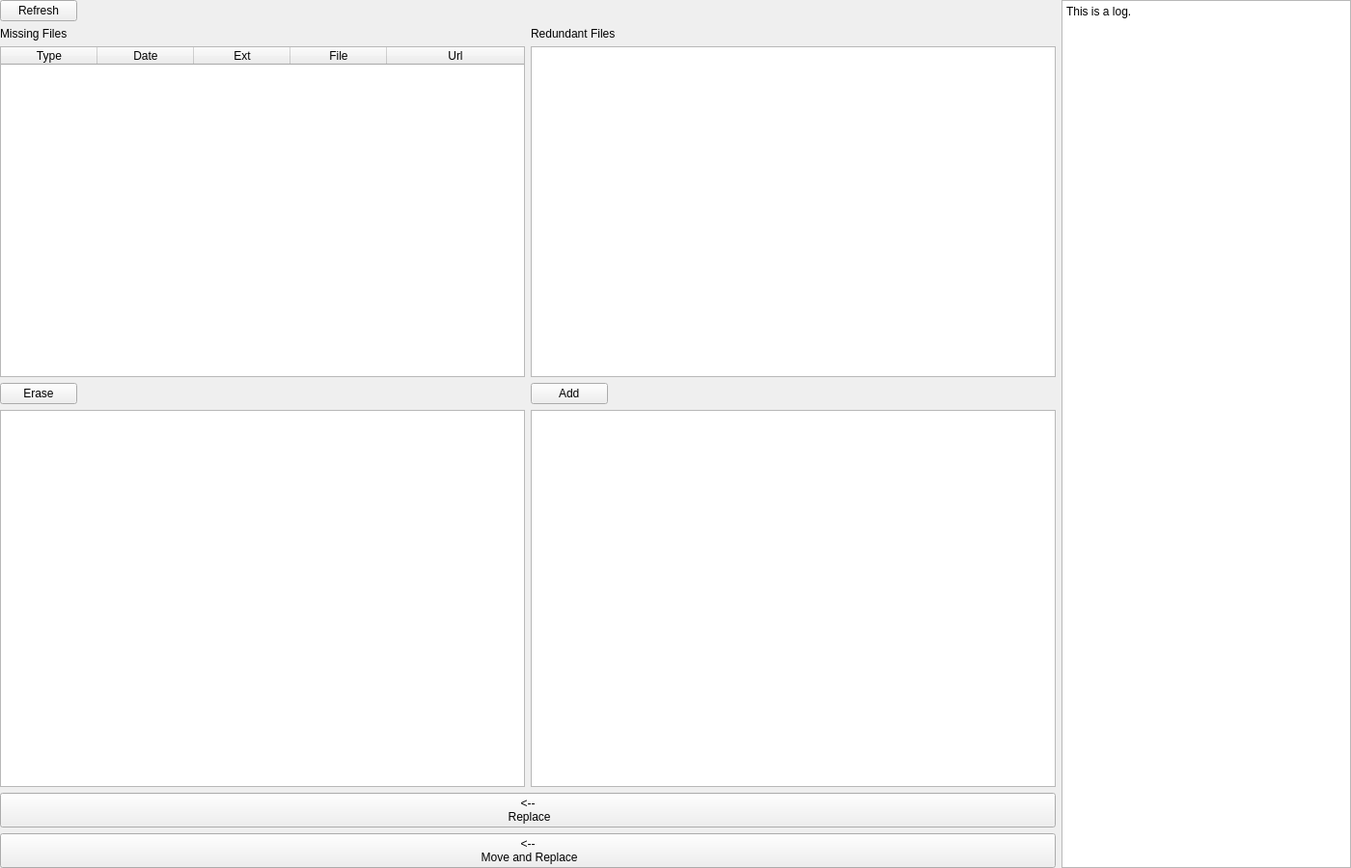
<?xml version="1.0" encoding="UTF-8"?>
<ui version="4.0">
 <class>LibraryCheck</class>
 <widget class="QWidget" name="LibraryCheck">
  <property name="geometry">
   <rect>
    <x>0</x>
    <y>0</y>
    <width>1400</width>
    <height>900</height>
   </rect>
  </property>
  <property name="minimumSize">
   <size>
    <width>1400</width>
    <height>900</height>
   </size>
  </property>
  <property name="windowTitle">
   <string>LibraryCheck</string>
  </property>
  <layout class="QHBoxLayout" name="horizontalLayout_14">
   <property name="leftMargin">
    <number>0</number>
   </property>
   <property name="topMargin">
    <number>0</number>
   </property>
   <property name="rightMargin">
    <number>0</number>
   </property>
   <property name="bottomMargin">
    <number>0</number>
   </property>
   <item>
    <layout class="QVBoxLayout" name="verticalLayout_12">
     <item>
      <widget class="QPushButton" name="pushButton_refresh">
       <property name="sizePolicy">
        <sizepolicy hsizetype="Fixed" vsizetype="Fixed">
         <horstretch>0</horstretch>
         <verstretch>0</verstretch>
        </sizepolicy>
       </property>
       <property name="text">
        <string> Refresh </string>
       </property>
      </widget>
     </item>
     <item>
      <layout class="QHBoxLayout" name="horizontalLayout_13">
       <item>
        <layout class="QVBoxLayout" name="verticalLayout_8">
         <item>
          <widget class="QLabel" name="label_2">
           <property name="sizePolicy">
            <sizepolicy hsizetype="Preferred" vsizetype="Fixed">
             <horstretch>0</horstretch>
             <verstretch>0</verstretch>
            </sizepolicy>
           </property>
           <property name="text">
            <string>Missing Files</string>
           </property>
          </widget>
         </item>
         <item>
          <widget class="QTableWidget" name="missing">
           <property name="minimumSize">
            <size>
             <width>300</width>
             <height>0</height>
            </size>
           </property>
           <property name="editTriggers">
            <set>QAbstractItemView::NoEditTriggers</set>
           </property>
           <property name="tabKeyNavigation">
            <bool>false</bool>
           </property>
           <property name="dragDropOverwriteMode">
            <bool>false</bool>
           </property>
           <property name="dragDropMode">
            <enum>QAbstractItemView::DragOnly</enum>
           </property>
           <property name="defaultDropAction">
            <enum>Qt::MoveAction</enum>
           </property>
           <property name="selectionBehavior">
            <enum>QAbstractItemView::SelectRows</enum>
           </property>
           <attribute name="horizontalHeaderStretchLastSection">
            <bool>true</bool>
           </attribute>
           <attribute name="verticalHeaderVisible">
            <bool>false</bool>
           </attribute>
           <column>
            <property name="text">
             <string>Type</string>
            </property>
           </column>
           <column>
            <property name="text">
             <string>Date</string>
            </property>
           </column>
           <column>
            <property name="text">
             <string>Ext</string>
            </property>
           </column>
           <column>
            <property name="text">
             <string>File</string>
            </property>
           </column>
           <column>
            <property name="text">
             <string>Url</string>
            </property>
           </column>
          </widget>
         </item>
         <item>
          <widget class="QPushButton" name="pushButton_erase">
           <property name="sizePolicy">
            <sizepolicy hsizetype="Fixed" vsizetype="Fixed">
             <horstretch>0</horstretch>
             <verstretch>0</verstretch>
            </sizepolicy>
           </property>
           <property name="text">
            <string> Erase </string>
           </property>
          </widget>
         </item>
        </layout>
       </item>
       <item>
        <layout class="QVBoxLayout" name="verticalLayout_9">
         <item>
          <widget class="QLabel" name="label_3">
           <property name="text">
            <string>Redundant Files</string>
           </property>
          </widget>
         </item>
         <item>
          <widget class="QListWidget" name="redundant">
           <property name="minimumSize">
            <size>
             <width>300</width>
             <height>0</height>
            </size>
           </property>
           <property name="editTriggers">
            <set>QAbstractItemView::NoEditTriggers</set>
           </property>
           <property name="dragDropMode">
            <enum>QAbstractItemView::DragOnly</enum>
           </property>
           <property name="defaultDropAction">
            <enum>Qt::MoveAction</enum>
           </property>
           <property name="selectionMode">
            <enum>QAbstractItemView::ExtendedSelection</enum>
           </property>
          </widget>
         </item>
         <item>
          <widget class="QPushButton" name="pushButton_add">
           <property name="sizePolicy">
            <sizepolicy hsizetype="Fixed" vsizetype="Fixed">
             <horstretch>0</horstretch>
             <verstretch>0</verstretch>
            </sizepolicy>
           </property>
           <property name="text">
            <string> Add </string>
           </property>
          </widget>
         </item>
        </layout>
       </item>
      </layout>
     </item>
     <item>
      <layout class="QHBoxLayout" name="horizontalLayout_12">
       <item>
        <layout class="QVBoxLayout" name="verticalLayout_10">
         <item>
          <widget class="QTableWidget" name="left">
           <property name="minimumSize">
            <size>
             <width>300</width>
             <height>0</height>
            </size>
           </property>
           <property name="editTriggers">
            <set>QAbstractItemView::NoEditTriggers</set>
           </property>
           <property name="dragDropMode">
            <enum>QAbstractItemView::DropOnly</enum>
           </property>
           <property name="defaultDropAction">
            <enum>Qt::MoveAction</enum>
           </property>
           <property name="selectionMode">
            <enum>QAbstractItemView::NoSelection</enum>
           </property>
           <attribute name="horizontalHeaderVisible">
            <bool>false</bool>
           </attribute>
           <attribute name="horizontalHeaderStretchLastSection">
            <bool>true</bool>
           </attribute>
           <attribute name="verticalHeaderVisible">
            <bool>false</bool>
           </attribute>
           <column>
            <property name="text">
             <string>Type</string>
            </property>
           </column>
           <column>
            <property name="text">
             <string>Date</string>
            </property>
           </column>
           <column>
            <property name="text">
             <string>Ext</string>
            </property>
           </column>
           <column>
            <property name="text">
             <string>File</string>
            </property>
           </column>
           <column>
            <property name="text">
             <string>Url</string>
            </property>
           </column>
          </widget>
         </item>
        </layout>
       </item>
       <item>
        <layout class="QVBoxLayout" name="verticalLayout_11">
         <item>
          <widget class="QListWidget" name="right">
           <property name="editTriggers">
            <set>QAbstractItemView::NoEditTriggers</set>
           </property>
           <property name="dragDropMode">
            <enum>QAbstractItemView::DropOnly</enum>
           </property>
           <property name="defaultDropAction">
            <enum>Qt::MoveAction</enum>
           </property>
           <property name="selectionMode">
            <enum>QAbstractItemView::NoSelection</enum>
           </property>
          </widget>
         </item>
        </layout>
       </item>
      </layout>
     </item>
     <item>
      <widget class="QPushButton" name="pushButton_replace">
       <property name="text">
        <string>&lt;--
 Replace</string>
       </property>
      </widget>
     </item>
     <item>
      <widget class="QPushButton" name="pushButton_move_replace">
       <property name="text">
        <string>&lt;--
 Move and Replace</string>
       </property>
      </widget>
     </item>
    </layout>
   </item>
   <item>
    <widget class="QPlainTextEdit" name="plainTextEdit">
     <property name="sizePolicy">
      <sizepolicy hsizetype="Maximum" vsizetype="Expanding">
       <horstretch>0</horstretch>
       <verstretch>0</verstretch>
      </sizepolicy>
     </property>
     <property name="minimumSize">
      <size>
       <width>300</width>
       <height>0</height>
      </size>
     </property>
     <property name="readOnly">
      <bool>true</bool>
     </property>
     <property name="plainText">
      <string>This is a log.</string>
     </property>
    </widget>
   </item>
  </layout>
 </widget>
 <resources/>
 <connections/>
</ui>
